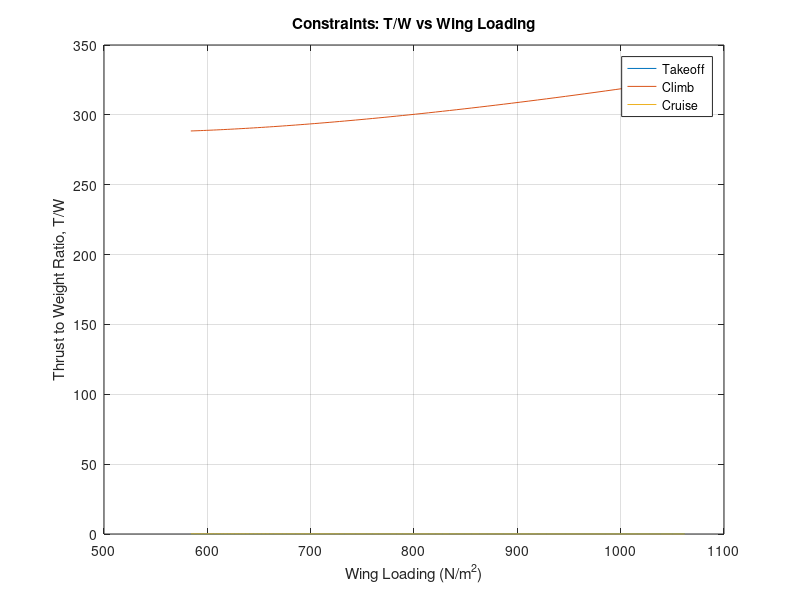

MATLAB code for this plot:
%Created by Kriston Rickman
%Date created 07/06/26
%V1.13
%Energy based constraint analysis
%Note:

%/*Goals*\

%/*simple concept of the takeoff constraint. formulas have been double
% checked and have changed base on the developing knowledge on the
% matter.*\

clearvars

%What the user wants to do

%user_path = user_state()
user_path = 1; % Delete when furhter advancing user inputs

switch user_path

    case 0
        state = "Find T/W and Wing laoding from past value"; % You plug in the value you were looking for then after looking at the grtaph and ifnding the numbers, you enter this state and type in the number and it rounds to the nearest values that it was computing of its related data.

    case 1
        state = "Find T/W";

    case 2
        state = "find_hp";

    case 3
        state = "find_wing_area";

    case 4
        state = "find_weight";


    case 5
        state = "find_span";

    case 6
        state = "explore_aircraft";


    otherwise
        disp("Invalid choice");
end



%Initial assumptions of aircraft design

Gravity = 9.81;

rho_SL = 1.225;

Cruise_velocity = 74.594;

C_Dmin = 0.027; % Assumption from Cirrus sr 20
C_Lmin = 0.3; % Assumption from Cirrus sr 20

Sweep_angle = 3; % Made from assumption

HP_to_watts = 745.7;

%The Design of the aircraft inputs
%NOTE Measuremnt in HP will be convert to Watts

Engine_power_HP = 230; % Assumption of Eninge need data
Span = 9; % assume based on aircraft type
Wing_area = 8:0.1:16; % assume based on aircraft type

Mass_without_wing_skin = 780; % assume based on aircraft type
Wing_mass_per_volume = 2700; % assumption of mass of GA aluminum
Wing_skin_thickness = 0.002; % assumption of mass of GA aluminum

% Engine Characteristics calculations

Engine_power_watts = Engine_power_HP .* HP_to_watts;

%Mass of the aircraft and related Geometry calculations

Fuel_spent_ground_to_TO = 0.11;
Fuel_mass_per_gallon = 2.8; % ARD
mass_loss_on_TO = Fuel_spent_ground_to_TO .* Fuel_mass_per_gallon;

Wing_skin_area_total = 2 .* Wing_area;
Wing_skin_volume = Wing_skin_area_total .* Wing_skin_thickness;
Wing_skin_mass = Wing_skin_volume .* Wing_mass_per_volume;

Mass_aircraft = Mass_without_wing_skin + Wing_skin_mass; % assume based on aircraft type
Mass_TO = Mass_aircraft - mass_loss_on_TO;

Weight_TO = Mass_TO * Gravity;
Wing_loading = Weight_TO ./ Wing_area;
AR_wing = Span.^2 ./ Wing_area;

%Aerodynamic calculations

    %Oswald efficiency calculations - Sweep angle calculation decision
if Sweep_angle == 0
    e = 1.78 .* (1 - 0.045 .* AR_wing.^0.68) - 0.64;
elseif Sweep_angle >= 30
    e = 4.61 .* (1 - 0.045 .* AR_wing.^0.68) .* (cosd(Sweep_angle)).^0.15 - 3.1;
elseif (Sweep_angle > 0) && (Sweep_angle < 30)
    e0 = 1.78 .* (1 - 0.045 .* AR_wing.^0.68) - 0.64;
    e30 = 4.61 .* (1 - 0.045 .* AR_wing.^0.68) .* (cosd(30)).^0.15 - 3.1;
    e = e0 + (Sweep_angle ./ 30) .* (e30 - e0);
else
    error("Sweep angle is out of range")
end
    
    %Full Drag Polar Buildup
K_1 = 1./(pi.*AR_wing.*e);

C_D0 = C_Dmin + K_1.*C_Lmin.^2;

K_2 = -2.*K_1.*C_Lmin;

%Takeoff constraint assumptions, variables and formulas
    %variables

    %Desired inputs
S_G = 502.92; % Ground roll takeoff distance
K_TO = 1.2;
C_Lmax_TO = 1.7; % Assumption including flaps, elevator, and wing
Rolling_friction_coefficient = 0.03;
Propeller_efficiency_TO = 0.75; % assume based on propeller

    %Velocity formulas
Velocity_stall = sqrt((2 .* Weight_TO) ./ (rho_SL .* Wing_area .* C_Lmax_TO));

Velocity_TO = K_TO * Velocity_stall;

Velocity_avg_TO = Velocity_TO ./ sqrt(2);

    %constraints sub-formulas
q_avg_TO = 0.5 .* rho_SL .* Velocity_avg_TO.^2;

C_L_required_TO = 2 .* Weight_TO ./(rho_SL .* Velocity_TO.^2 .* Wing_area);

%/*C_L_ground_TO For a more accurate constraint create a lift
%coefficient that is specific for ground because the ground 
%and takeoff coefficents are not the same*\

C_DTO = C_D0 + (K_1.*C_L_required_TO.^2) + K_2.*C_L_required_TO;

Lift_TO = 0.5 .* rho_SL .* Velocity_TO.^2 .* Wing_area .* C_L_required_TO;

Lift_avg_TO = 0.5 .* rho_SL .* Velocity_avg_TO.^2 .* Wing_area .* C_L_required_TO;

%/*The lift average take off will change based on the average dynamic
% pressure, lift coefficenets for the ground Take off and etc*\

Drag_TO = 0.5 .* C_DTO .* rho_SL .* Wing_area .* Velocity_TO.^2;

Drag_avg_TO = 0.5 .* rho_SL .* Velocity_avg_TO.^2 .* Wing_area .* C_DTO;

%/*Will also chagned when created ground drag coeffiecients for TO*\

Thrust_TO = (Propeller_efficiency_TO .* Engine_power_watts) ./ Velocity_TO;

Acceleration_TO = Velocity_TO.^2 ./ (2 .* S_G);

Thrust_to_Weight_TO = (Acceleration_TO ./ Gravity) + ... 
    (q_avg_TO .* C_DTO) ./ Wing_loading + Rolling_friction_coefficient ...
    .* (1 - (q_avg_TO .* C_L_required_TO) ./ Wing_loading); % Takeoff Constraint
%Creating scatter plot for takeoff constraint
figure;
plot(Wing_loading, Thrust_to_Weight_TO, '-');

hold on; %Stops from other plots from overriding the first



%Climb constraint

%/*This assumes no turns and constant climbing velocity, thus
% keeping the load factor (n) roughly around 1. Additionaly, the
% claculation assumes that there are no resistance such as landing
% gears or flaps that can have an inlfluence to drag are all not
% accounted for.*\

%Variables
alpha = 1; % assuming Simple sea-level climb

    %Aircraft desired Inputs
n = 100;
rate_of_climb = 3.5; %(meters per sec)
velocity_climb = 48;
rho_climb = 1.225;

%sub-formulas for the climb constraint

q_climb = 0.5 .* rho_climb .* velocity_climb.^2;

Beta = Mass_TO ./ Mass_aircraft; % Weight fraction

%A more specific version of Beta could have bee the mass while 
% climbing ./ Mass_TO

Thrust_to_Weight_climb = Beta/alpha .* (((K_1 .* n.^2 .* Beta) ./ ...
    q_climb) .* (Weight_TO ./ Wing_area) + K_2 .* n + C_D0 ./ ...
    ((Beta ./ q_climb) .* Wing_loading) + rate_of_climb ./ velocity_climb);


plot(Wing_loading, Thrust_to_Weight_climb, '-');



% Cruise constraint

%variable
knot_to_ms = 0.51444444;

%aircraft user inputs
rho_cruise = 0.905; % from the Aircraft Requirement Document (ARD)
velocity_cruise = 155 .* knot_to_ms;
%/*Will change in the future for user input when wanting to know
% the T/W for the desired cruise knots they want. Additionaly, will
% add the calculation of the cruise velocity when user does not have
% a desire velcoity and will be based on the parameter they place for
% the aircraft.*\

% sub-formulas for constraint

q_cruise = 0.5 .* rho_cruise .* velocity_cruise.^2;

C_Lcruise = Wing_loading ./ q_cruise;

C_D_cruise = C_D0 + (K_1 .* C_Lcruise.^2) + K_2 .* C_Lcruise;

% Calculate the thrust-to-weight ratio for cruise
Thrust_to_Weight_cruise = (q_cruise * C_D_cruise) ./ Wing_loading;

plot(Wing_loading, Thrust_to_Weight_cruise, '-');



%Turn constraint

%Variables

    %User desire input
rho_turn = 0.905;

%in meters of user idea of their aircraft turning
radius_turn = 300;


%Sub-formulas
velocity_stall_straight = sqrt((2 .* Wing_loading) ...
    ./ (rho_turn .* C_Lmax_TO)); %A straight line of aircraft stall velocity

%The guess of the safe turn velocity
velocity_guess_turn = K_TO .* velocity_stall_straight;

%Bank angle calculation from the guessed velocity and radius
bank_angle = atand(velocity_guess_turn.^2 ./ (radius_turn * Gravity));

%/*The start of the loop. We make it run
%through the loop to be accurate*\
n = 1;

for refine_loop = 1:1000;
    
    velocity_stall_turn = sqrt((2 * Wing_loading .* n) ...
        ./ (rho_turn .* C_Lmax_TO));
    
    %The safe turn
    velocity_safe_turn = K_TO .* velocity_stall_turn;
    
    %Usign the new safe turn velocity we update the load factor
    update_load_factor = 1 ./ (cosd(atand(velocity_safe_turn.^2 ./  ...
        (radius_turn .* Gravity))));
    
    n = update_load_factor;
    
end

%the dynamic pressure using the safe turn velcoity
q_turn = 0.5 .* rho_turn .* velocity_safe_turn.^2;

%coefficents
C_Lturn = update_load_factor .* Wing_loading ./ q_turn;
C_D_turn = C_D0 + K_1 .* C_Lturn.^2 + K_2 .* C_Lturn;

%Thrust to Weight calculation
Thrust_to_Weight_turn = (q_turn .* C_D_turn) ./ Wing_loading;

%/*Acceleration_horizontal_TO = (Thrust_TO - Drag_TO - ...
% Rolling_friction_coefficient .* (Weight_TO - Lift_TO)) ...
%./ Mass_TO; % Horizontal acceleration*\


xlabel('Wing Loading (N/m^2)');
ylabel('Thrust to Weight Ratio, T/W');
title('Constraints: T/W vs Wing Loading');
grid on;
legend('Takeoff', 'Climb', 'Cruise')

%/*stops the plots from being in the hold 
%mode thus future plots can ovveride*\

hold off; 


%/*What the user specifically wants from the program. Do they want
%specifically explore wing area based on fixed data they already know
% or does the user wants to explore multiple aircrafts and which would
% fit their goals.*\

function user_path = user_state()
disp("1 - Explore multiple aircraft designs")
disp("2 - Find required engine power")
disp("3 - Find wing area")
disp("4 - Find aircraft weight")
disp("5 - Find wingspan")

user_path = input("Choose an option: ");
end
